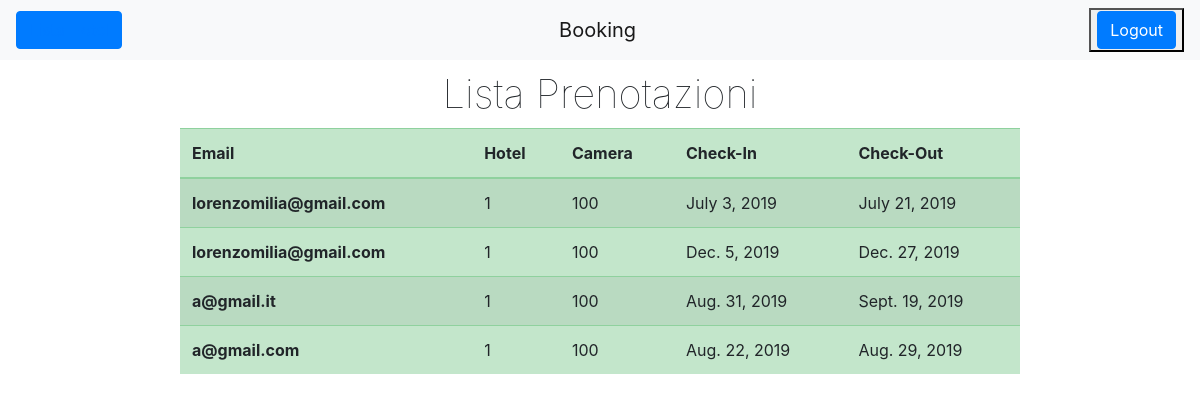
The page /homeAlbergatore/ (signed in) on the database its author committed.
### ProgettoISW/models.py (models this page shows, shortened)
class Prenotazione(models.Model):
    email = models.EmailField()
    camera = models.ForeignKey(Camera, on_delete=models.CASCADE)
    checkIn = models.DateField()
    checkOut = models.DateField()

class Camera(models.Model):
    hotel = models.ForeignKey(Hotel, on_delete=models.CASCADE)
    numero = models.IntegerField()
    nLetti = models.IntegerField()
    prezzo = models.FloatField()
    servizi = models.TextField()

class Hotel(models.Model):
    albergatore = models.ForeignKey(Albergatore, on_delete=models.CASCADE)
    nome = models.CharField(max_length=100)
    descrizione = models.TextField()
    citta = models.CharField(max_length=100)
    indirizzo = models.CharField(max_length=100)

### ProgettoISW/views.py (the view)
# urls.py: path('homeAlbergatore/', views.homeAlbergatore),
def homeAlbergatore(request):
    if 'nomeAlbergatore' in request.session:
        for a in Albergatore.objects.all():
            if a.username == request.session['nomeAlbergatore']:
                albergatore = a
                elencoPrenotazioni = []
                for p in Prenotazione.objects.all():
                    if p.camera.hotel.albergatore.username == albergatore.username:
                        elencoPrenotazioni.append(p)
                return render(request, "homeAlbergatore.html", {'prenotazioni': elencoPrenotazioni})
        return redirect('/home/')
    else:
        return redirect('/home/')

### templates/homeAlbergatore.html (shortened to what this page needs)
{% extends "base.html" %}
{% block tasto-sinistro %}
    <button id="lista-hotel" class="btn btn-primary" type="button">
            <a href="/listaHotel/">Lista Hotel</a>
    </button>
{% endblock %}
{% block content %}
    <main>
        <div class="wrapper">
            <h1 id="maintitle">Lista Prenotazioni</h1>
            <table class="table table-striped table-hover table-success">
                <thead>
                    <tr>
                        <th scope="col">Email</th>
                        <th scope="col">Hotel</th>
                        <th scope="col">Camera</th>
                        <th scope="col">Check-In</th>
                        <th scope="col">Check-Out</th>
                    </tr>
                </thead>
                <tbody>
                    {% for p in prenotazioni %}
                    <tr>
                        <th scope="row">{{ p.email }}</th>
                        <td>{{ p.camera.hotel.nome }}</td>
                        <td>{{ p.camera.numero }}</td>
                        <td>{{ p.checkIn }}</td>
                        <td>{{ p.checkOut }}</td>
                    </tr>
                    {% endfor %}
                </tbody>
            </table>
        </div>
    </main>
{% endblock %}

### static/css/style.css (style rules this page uses)
#maintitle { margin: 10px 0; font-weight: lighter; text-align: center; }
.wrapper { width: 70%; margin: auto; }
table { background-color: unset; }

### rows shown on the page
Prenotazione: email "lorenzomilia@gmail.com", camera.hotel.nome "1", camera.numero "100", checkIn "July 3, 2019", checkOut "July 21, 2019"
Prenotazione: email "lorenzomilia@gmail.com", camera.hotel.nome "1", camera.numero "100", checkIn "Dec. 5, 2019", checkOut "Dec. 27, 2019"
Prenotazione: email "a@gmail.it", camera.hotel.nome "1", camera.numero "100", checkIn "Aug. 31, 2019", checkOut "Sept. 19, 2019"
Prenotazione: email "a@gmail.com", camera.hotel.nome "1", camera.numero "100", checkIn "Aug. 22, 2019", checkOut "Aug. 29, 2019"
